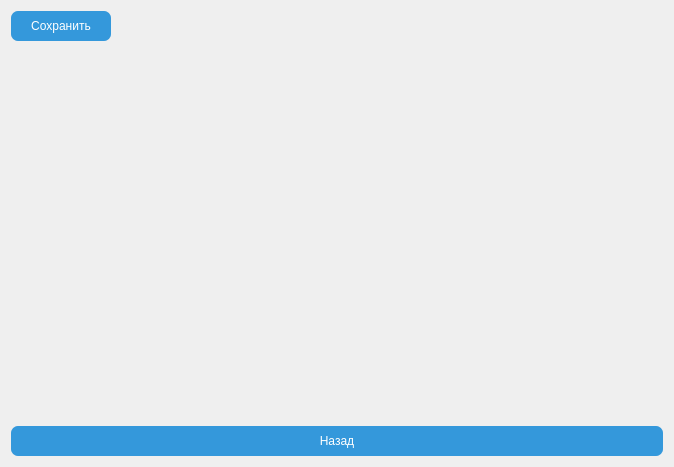
<?xml version="1.0" encoding="UTF-8"?>
<ui version="4.0">
 <class>DebtorsJournal</class>
 <widget class="QWidget" name="DebtorsJournal">
  <property name="geometry">
   <rect>
    <x>0</x>
    <y>0</y>
    <width>674</width>
    <height>467</height>
   </rect>
  </property>
  <property name="windowTitle">
   <string>Form</string>
  </property>
  <layout class="QVBoxLayout" name="verticalLayout">
   <item>
    <layout class="QHBoxLayout" name="horizontalLayout">
     <item>
      <widget class="QPushButton" name="save_button">
       <property name="sizePolicy">
        <sizepolicy hsizetype="Minimum" vsizetype="Fixed">
         <horstretch>0</horstretch>
         <verstretch>30</verstretch>
        </sizepolicy>
       </property>
       <property name="minimumSize">
        <size>
         <width>0</width>
         <height>30</height>
        </size>
       </property>
       <property name="styleSheet">
        <string notr="true">QPushButton {
    background: none repeat scroll 0 0 #3498db;
    border: 0 none;
    color: white;
    width: 100%;
    border-radius: 7px;
}

QPushButton:hover {
    border: 2px solid gray;
}</string>
       </property>
       <property name="text">
        <string>Сохранить</string>
       </property>
      </widget>
     </item>
     <item>
      <spacer name="horizontalSpacer">
       <property name="orientation">
        <enum>Qt::Horizontal</enum>
       </property>
       <property name="sizeHint" stdset="0">
        <size>
         <width>40</width>
         <height>20</height>
        </size>
       </property>
      </spacer>
     </item>
    </layout>
   </item>
   <item>
    <widget class="QTableWidget" name="journal">
     <property name="styleSheet">
      <string notr="true">background-color: transparent;</string>
     </property>
    </widget>
   </item>
   <item>
    <widget class="QPushButton" name="go_back_button">
     <property name="minimumSize">
      <size>
       <width>0</width>
       <height>30</height>
      </size>
     </property>
     <property name="styleSheet">
      <string notr="true">QPushButton {
    background: none repeat scroll 0 0 #3498db;
    border: 0 none;
    color: white;
    width: 100%;
    border-radius: 7px;
}

QPushButton:hover {
    border: 2px solid gray;
}</string>
     </property>
     <property name="text">
      <string>Назад</string>
     </property>
    </widget>
   </item>
  </layout>
 </widget>
 <resources/>
 <connections/>
</ui>
